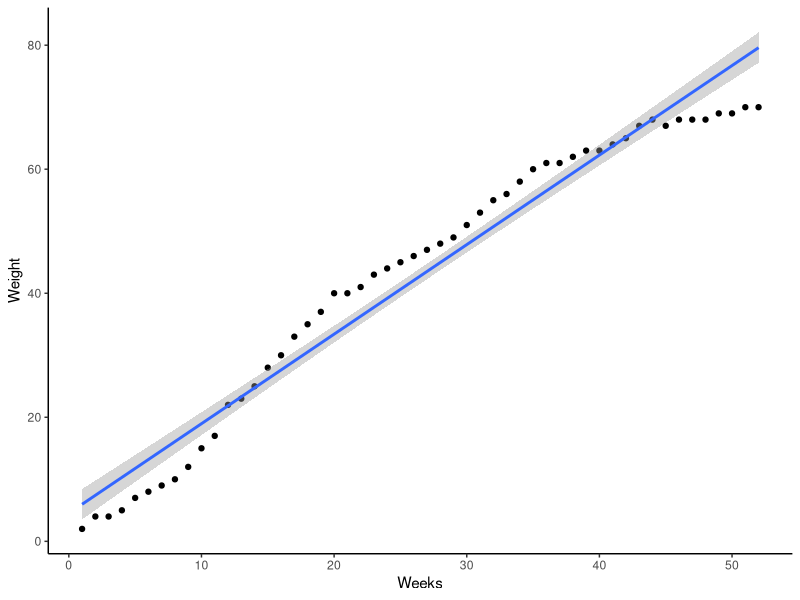

Write the R code that produced this figure.
# Tutorial 10

library(ggplot2)
setwd("/Users/Maddie Galvin/Desktop/Biocomputing2020_Tutorial12")
dogs <- read.csv("DogWeight.csv", header=TRUE, stringsAsFactors=FALSE)
head(dogs)
tail(dogs)

ggplot(data=dogs, aes(x=Weeks, y=Weight)) +
  geom_point() +
  stat_smooth(method="lm") +
  theme_classic()
